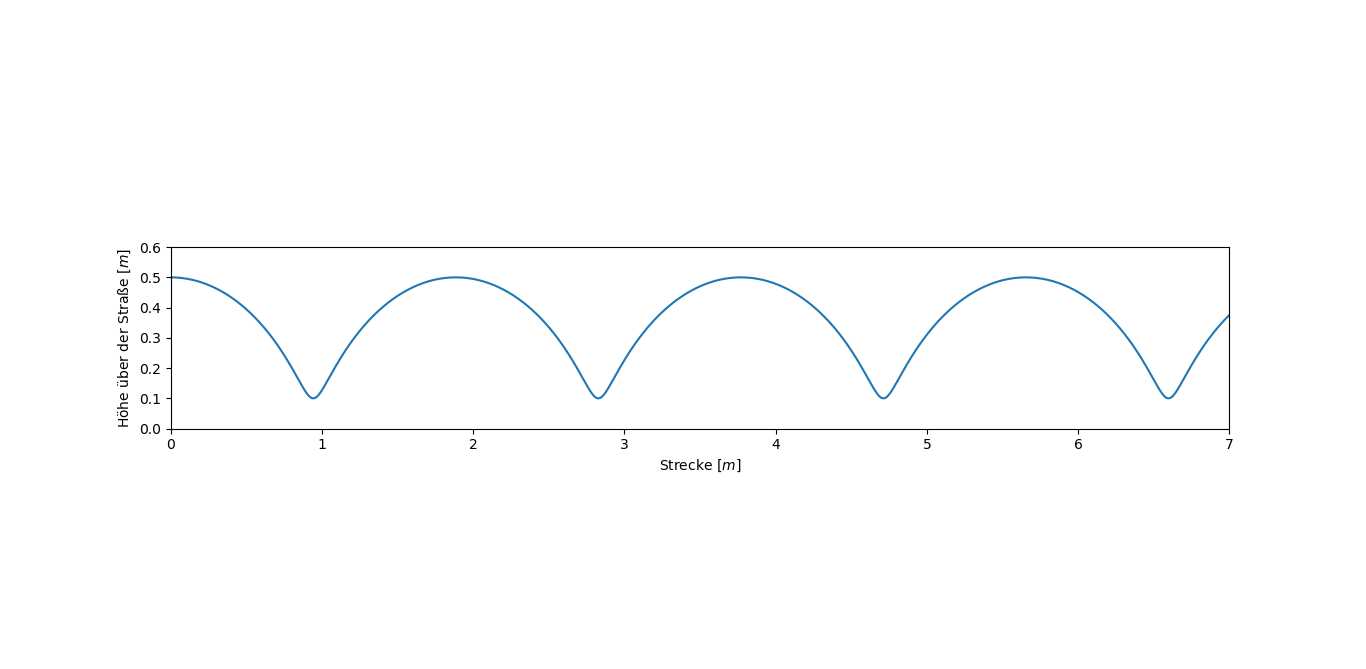

This chart was generated by the following Python code:
import matplotlib.pyplot as plt
import numpy as np

R = 0.2
w = 26000.0/216
v = 130/3.6

def x(t):
    global R
    global w
    global v
    return R*np.sin(w*t) + v * t

def y(t):
    global R
    global w
    global v
    return R*np.cos(w*t) + 0.3


t = np.linspace(0,0.2,1001)

fig = plt.figure()
ax = fig.add_subplot(111)
ax.set_aspect(aspect=2)


plt.plot(x(t),y(t))
plt.ylim(0, 0.6)
plt.xlim(0, 7)
plt.xlabel("Strecke $[m]$")
plt.ylabel("Höhe über der Straße $[m]$")
plt.show()
